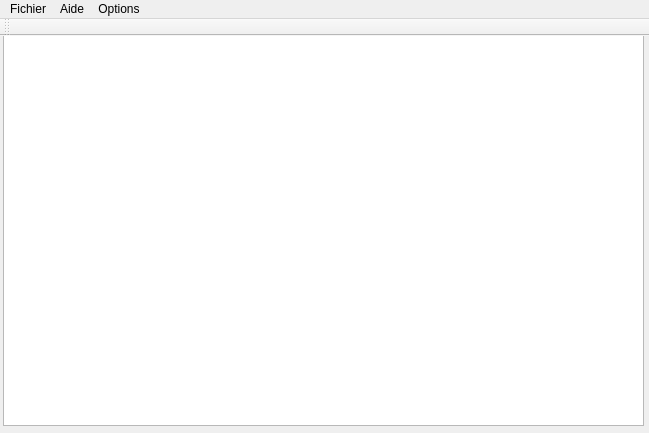
<?xml version="1.0" encoding="UTF-8"?>
<ui version="4.0">
 <class>MainWindow</class>
 <widget class="QMainWindow" name="MainWindow">
  <property name="geometry">
   <rect>
    <x>0</x>
    <y>0</y>
    <width>649</width>
    <height>433</height>
   </rect>
  </property>
  <property name="windowTitle">
   <string>MainWindow</string>
  </property>
  <widget class="QWidget" name="centralWidget">
   <widget class="QTextEdit" name="textEdit">
    <property name="geometry">
     <rect>
      <x>3</x>
      <y>-1</y>
      <width>641</width>
      <height>391</height>
     </rect>
    </property>
   </widget>
  </widget>
  <widget class="QMenuBar" name="menuBar">
   <property name="geometry">
    <rect>
     <x>0</x>
     <y>0</y>
     <width>649</width>
     <height>22</height>
    </rect>
   </property>
   <widget class="QMenu" name="menuFichier">
    <property name="title">
     <string>Fichier</string>
    </property>
    <widget class="QMenu" name="menuDerniers_fichiers_ouverts">
     <property name="title">
      <string>Derniers fichiers ouverts</string>
     </property>
     <addaction name="actionmachin_txt"/>
     <addaction name="actiontruc_fic"/>
     <addaction name="actionmon_machin_txt"/>
    </widget>
    <addaction name="actionOuvrir"/>
    <addaction name="actionQuitter"/>
    <addaction name="menuDerniers_fichiers_ouverts"/>
    <addaction name="actionSauvegarder"/>
   </widget>
   <widget class="QMenu" name="menuAide">
    <property name="title">
     <string>Aide</string>
    </property>
    <addaction name="action_propos"/>
   </widget>
   <widget class="QMenu" name="menuOption">
    <property name="title">
     <string>Options</string>
    </property>
    <addaction name="actionPolice"/>
   </widget>
   <addaction name="menuFichier"/>
   <addaction name="menuAide"/>
   <addaction name="menuOption"/>
  </widget>
  <widget class="QToolBar" name="mainToolBar">
   <attribute name="toolBarArea">
    <enum>TopToolBarArea</enum>
   </attribute>
   <attribute name="toolBarBreak">
    <bool>false</bool>
   </attribute>
  </widget>
  <action name="actionOuvrir">
   <property name="text">
    <string>Ouvrir</string>
   </property>
  </action>
  <action name="actionQuitter">
   <property name="text">
    <string>Quitter</string>
   </property>
  </action>
  <action name="action_propos">
   <property name="text">
    <string>À propos</string>
   </property>
  </action>
  <action name="actionmachin_txt">
   <property name="text">
    <string>machin.txt</string>
   </property>
  </action>
  <action name="actiontruc_fic">
   <property name="text">
    <string>truc.fic</string>
   </property>
  </action>
  <action name="actionmon_machin_txt">
   <property name="text">
    <string>mon machin .txt</string>
   </property>
  </action>
  <action name="actionSauvegarder">
   <property name="text">
    <string>Sauvegarder</string>
   </property>
  </action>
  <action name="actionPolice">
   <property name="text">
    <string>Police</string>
   </property>
  </action>
 </widget>
 <layoutdefault spacing="6" margin="11"/>
 <resources/>
 <connections/>
</ui>
